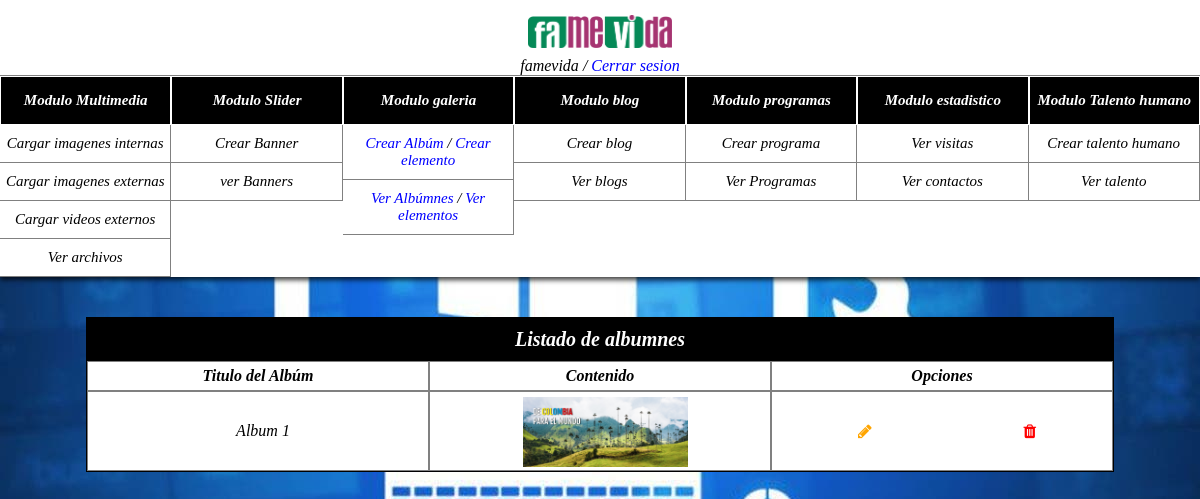
Screenshot of /index.php/galeria/listar_albumnes (signed in) with the database file from the repository.
### tables this page shows
CREATE TABLE `albumnes` (
  `album_id` int(11) NOT NULL,
  `album_titulo` varchar(50) NOT NULL,
  `album_portada_principal` varchar(500) NOT NULL,
  `tipo_portada` varchar(2) NOT NULL
);

### application/controllers/Galeria.php (called while the page is built, shortened)
<?php
include_once "application/models/galeria_model.php";
class Galeria extends CI_Controller {
	public function listar_albumnes(){
		if (isset($_SESSION['usuario']))
		{
			$this->load->view('listar_albumnes');
		}else{
			echo '<script>alert("Su sesión termino");</script>';
			echo '<script>
			window.location.href = "../panel/inicio";
			</script>';
		}
	}
	public function listar_albumnes_datos(){
		$instancia = new Galeria_model();
		$peticion_select = $instancia -> listar_album_datos();
		return $peticion_select;
	}
}

### index.php (called while the page is built, shortened)
<?php
require_once BASEPATH.'core/CodeIgniter.php';

### application/controllers/select_controller.php (called while the page is built, shortened)
<?php
include_once "Galeria.php";
class Select_controller{
	public function listar_albumnes(){
		$instancia = new Galeria();
		$peticion_select = $instancia ->listar_albumnes_datos();
		return $peticion_select;
	}
}
?>

### application/models/galeria_model.php (called while the page is built, shortened)
<?php
class Galeria_model{
	public function listar_album_datos(){
		$instancia_conexion = new Conexion();
		$pdo = $instancia_conexion -> obtener_conexion();
		$sql = $pdo->prepare('SELECT * FROM albumnes  contenido_galeria');
		$sql->execute();
		$resultado = $sql->fetchAll();
		return $resultado;
	}
}
?>

### application/views/listar_albumnes.php (the view, shortened to what this page needs)
<?php
include_once "application/controllers/select_controller.php";
$instancia = new Select_controller();
$peticion_select = $instancia -> listar_albumnes();
?>
<!DOCTYPE html>
<html lang="es">
<head>
  <link rel="stylesheet" href="../plantilla_back/css/personalizacion.css">
  <link rel="stylesheet" href="https://cdnjs.cloudflare.com/ajax/libs/font-awesome/4.7.0/css/font-awesome.min.css">
  <link rel="stylesheet" href="//cdn.jsdelivr.net/npm/alertifyjs@1.13.1/build/css/alertify.min.css"/>
</head>
<body>
  <div class="container">
    <?php
    include "header.php";
    ?>
    <div class="contenedor-dinamico-admin">
      <div class="contenedor-ajustado">
        <div class="contenedor-tabla">
          <div class="encabezado-formulario">
            Listado de albumnes
          </div>
          <div class="table" id="encabezado_tabla">
            <div class="column-table-banner-encabezado encabezado-oculto" style="font-weight: 900;"><label>Titulo del Albúm</label></div>
            <div class="column-table-banner-encabezado encabezado-oculto" style="font-weight: 900;"><label>Contenido</label></div>
            <div class="column-table-banner-encabezado encabezado-oculto" style="font-weight: 900;"><label>Opciones</label></div>
          </div>
          <div class="table" id="resultados">
            <?php
            foreach($peticion_select as $album){
              echo '<div class="column-table-banner"><label style="margin:auto;">'.$album['album_titulo'].'</label></div>
              <div class="column-table-banner-encabezado encabezado-visible" style="font-weight: 900;"><label>Contenido</label></div>
              <div class="column-table-banner"><img id="'.$album['tipo_portada'].'" src="'.$album['album_portada_principal'].'" class="img-archivo"></div>
              <div class="column-table-banner-encabezado encabezado-visible" style="font-weight: 900;"><label>Opciones</label></div>
              <div class="column-table-banner"><i class="fa fa-pencil btn-editar" id="'.$album['album_id'].'" style="color:orange; cursor:pointer; margin:auto;" id="btn-editar"></i><i class="fa fa-trash btn-eliminar" id="'.$album['album_id'].'" style="color:red; cursor:pointer; margin:auto;"></i></div>
              ';
            }
            ?>
          </div>
        </div>
      </div>
    </div>
  </div>
</body>
</html>

### rows the page displays
albumnes: album_titulo "Album 1", album_portada_principal (picture)

### other values shown
$_SESSION['usuario'] "famevida"
